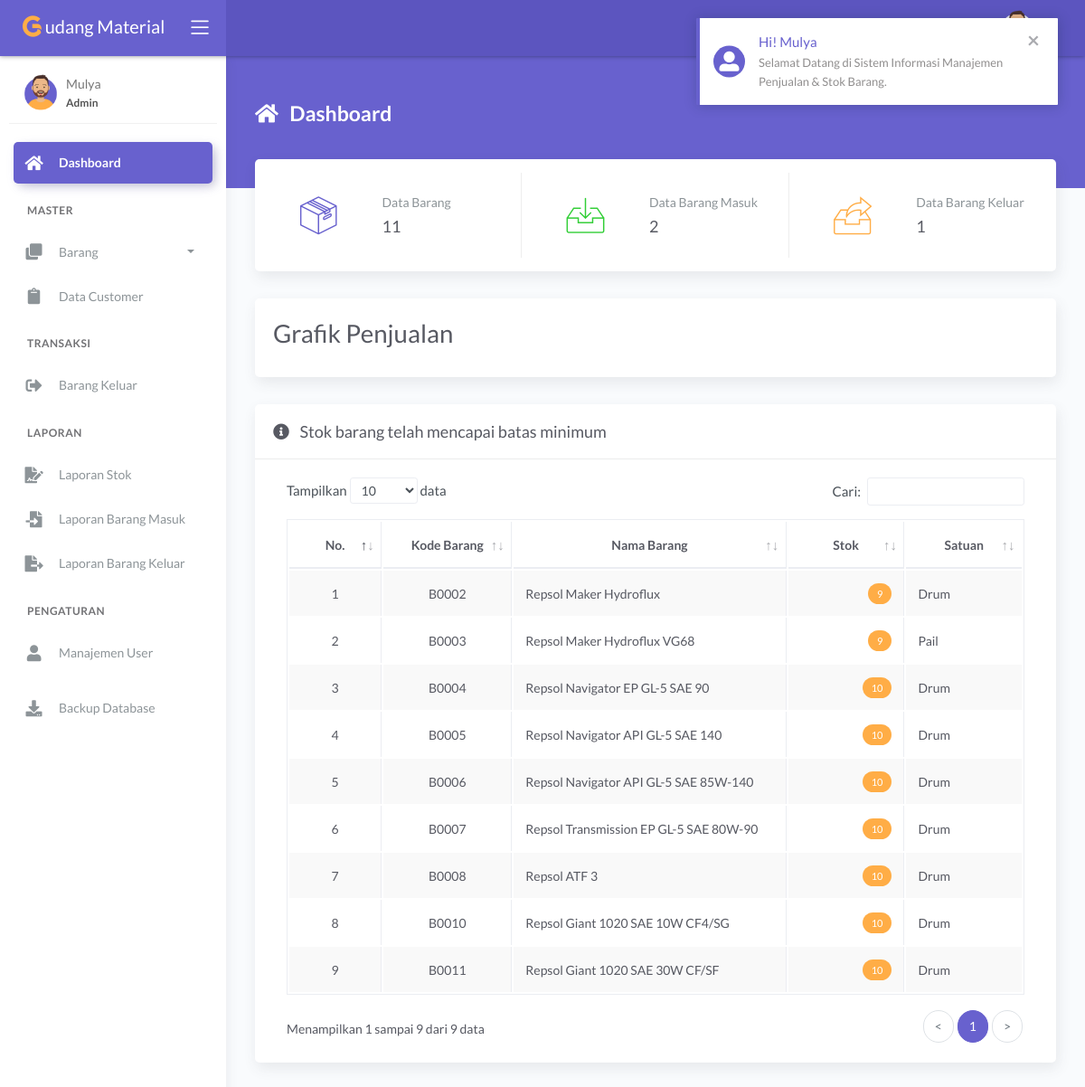
Screenshot of /main.php?module=dashboard&pesan=1 (signed in) with the database file from the repository.
### tables this page shows
CREATE TABLE `tbl_barang` (
  `id_barang` varchar(5) NOT NULL,
  `nama_barang` varchar(100) NOT NULL,
  `stok_minimum` int(11) NOT NULL,
  `stok` int(11) NOT NULL DEFAULT 0,
  `satuan` int(11) NOT NULL,
  `harga` double NOT NULL,
  `foto` varchar(100) DEFAULT NULL
);

CREATE TABLE `tbl_satuan` (
  `id_satuan` int(11) NOT NULL,
  `nama_satuan` varchar(30) NOT NULL
);

### modules/dashboard/tampil_data.php (the view)
<?php
if (basename($_SERVER['PHP_SELF']) === basename(__FILE__)) {
  header('location: 404.html');
}
else {
  if (isset($_GET['pesan'])) {
    if ($_GET['pesan'] == 1) {
      echo '<div class="alert alert-notify alert-secondary alert-dismissible fade show" role="alert">
              <span data-notify="icon" class="fas fa-user-alt"></span>
              <span data-notify="title" class="text-secondary">Hi! ' . $_SESSION['nama_user'] . '</span>
              <span data-notify="message">Selamat Datang di Sistem Informasi Manajemen Penjualan & Stok Barang.</span>
              <button type="button" class="close" data-dismiss="alert" aria-label="Close">
                <span aria-hidden="true">&times;</span>
              </button>
            </div>';
    }
  }
?>
  <div class="panel-header bg-secondary">
    <div class="page-inner py-5">
      <div class="d-flex align-items-left align-items-md-top flex-column flex-md-row">
        <div class="page-header text-white">
          <h4 class="page-title text-white"><i class="fas fa-home mr-2"></i> Dashboard</h4>
        </div>
      </div>
    </div>
  </div>
  <div class="page-inner mt--5">
    <div class="row row-card-no-pd mt--2">
      <div class="col-sm-12 col-md-4">
        <div class="card card-stats card-round">
          <div class="card-body ">
            <div class="row">
              <div class="col-5">
                <div class="icon-big2 text-center">
                  <i class="flaticon-box-2 text-secondary"></i>
                </div>
              </div>
              <div class="col-7 col-stats">
                <div class="numbers">
                  <p class="card-category">Data Barang</p>
                  <?php
                  $query = mysqli_query($mysqli, "SELECT * FROM tbl_barang")
                                                  or die('Ada kesalahan pada query jumlah data barang : ' . mysqli_error($mysqli));
                  $jumlah_barang = mysqli_num_rows($query);
                  ?>
                  <h4 class="card-title"><?php echo number_format($jumlah_barang, 0, '', '.'); ?></h4>
                </div>
              </div>
            </div>
          </div>
        </div>
      </div>
      <div class="col-sm-12 col-md-4">
        <div class="card card-stats card-round">
          <div class="card-body ">
            <div class="row">
              <div class="col-5">
                <div class="icon-big2 text-center">
                  <i class="flaticon-inbox text-success"></i>
                </div>
              </div>
              <div class="col-7 col-stats">
                <div class="numbers">
                  <p class="card-category">Data Barang Masuk</p>
                  <?php
                  $query = mysqli_query($mysqli, "SELECT * FROM tbl_barang_masuk")
                                                  or die('Ada kesalahan pada query jumlah data barang masuk : ' . mysqli_error($mysqli));
                  $jumlah_barang_masuk = mysqli_num_rows($query);
                  ?>
                  <h4 class="card-title"><?php echo number_format($jumlah_barang_masuk, 0, '', '.'); ?></h4>
                </div>
              </div>
            </div>
          </div>
        </div>
      </div>
      <div class="col-sm-12 col-md-4">
        <div class="card card-stats card-round">
          <div class="card-body">
            <div class="row">
              <div class="col-5">
                <div class="icon-big2 text-center">
                  <i class="flaticon-archive text-warning"></i>
                </div>
              </div>
              <div class="col-7 col-stats">
                <div class="numbers">
                  <p class="card-category">Data Barang Keluar</p>
                  <?php
                  $query = mysqli_query($mysqli, "SELECT * FROM tbl_barang_keluar")
                                                  or die('Ada kesalahan pada query jumlah data barang keluar : ' . mysqli_error($mysqli));
                  $jumlah_barang_keluar = mysqli_num_rows($query);
                  ?>
                  <h4 class="card-title"><?php echo number_format($jumlah_barang_keluar, 0, '', '.'); ?></h4>
                </div>
              </div>
            </div>
          </div>
        </div>
      </div>
    </div>
    <div class="card">
      <div class="card-body">
        <div class="table-responsive">
          <h1>Grafik Penjualan</h1>
        </div>
      </div>
    </div>
    <div class="card">
      <div class="card-header">
        <div class="card-title"><i class="fas fa-info-circle mr-2"></i> Stok barang telah mencapai batas minimum</div>
      </div>
      <div class="card-body">
        <div class="table-responsive">
          <table id="basic-datatables" class="display table table-bordered table-striped table-hover">
            <thead>
              <tr>
                <th class="text-center">No.</th>
                <th class="text-center">Kode Barang</th>
                <th class="text-center">Nama Barang</th>
                <th class="text-center">Stok</th>
                <th class="text-center">Satuan</th>
              </tr>
            </thead>
            <tbody>
              <?php
              $no = 1;
              $tanggal = date('Y-m-d');
              $query = mysqli_query($mysqli, "SELECT *,
                                      IFNULL((SELECT SUM(jumlah) FROM tbl_detail_barang_masuk dbm, tbl_barang_masuk bm WHERE dbm.id_barang = b.id_barang
                                            AND dbm.id_masuk = bm.id_transaksi AND bm.tanggal <= '$tanggal'),0) as jlh_masuk,
                                      IFNULL((SELECT SUM(jumlah) FROM tbl_detail_barang_keluar dbk, tbl_barang_keluar bk WHERE dbk.id_barang = b.id_barang
                                            AND dbk.id_keluar = bk.id_transaksi AND bk.tanggal <= '$tanggal'),0) as jlh_keluar,
                                      (SELECT jlh_masuk - jlh_keluar) as stoknow
                                      FROM tbl_barang b
                                      LEFT JOIN tbl_satuan s ON s.id_satuan = b.satuan
                                      WHERE (SELECT (IFNULL((SELECT SUM(jumlah) FROM tbl_detail_barang_masuk dbm, tbl_barang_masuk bm WHERE dbm.id_barang = b.id_barang
                                            AND dbm.id_masuk = bm.id_transaksi AND bm.tanggal <= '$tanggal'),0)) - ( IFNULL((SELECT SUM(jumlah) FROM tbl_detail_barang_keluar dbk, tbl_barang_keluar bk WHERE dbk.id_barang = b.id_barang
                                            AND dbk.id_keluar = bk.id_transaksi AND bk.tanggal <= '$tanggal'),0))) <= b.stok_minimum")
                                              or die('Ada kesalahan pada query tampil data : ' . mysqli_error($mysqli));
              while ($data = mysqli_fetch_assoc($query)) { ?>
                <tr>
                  <td width="50" class="text-center"><?php echo $no++; ?></td>
                  <td width="80" class="text-center"><?php echo $data['id_barang']; ?></td>
                  <td width="200"><?php echo $data['nama_barang']; ?></td>
                  <td width="70" class="text-right"><span class="badge badge-warning"><?php echo $data['stoknow']; ?></span></td>
                  <td width="70"><?php echo $data['nama_satuan']; ?></td>
                </tr>
              <?php } ?>
            </tbody>
          </table>
        </div>
      </div>
    </div>
  </div>
<?php } ?>

### rows the page displays
tbl_barang: id_barang "B0002", nama_barang "Repsol Maker Hydroflux", stoknow "9", satuan.nama_satuan "Drum"
tbl_barang: id_barang "B0003", nama_barang "Repsol Maker Hydroflux VG68", stoknow "9", satuan.nama_satuan "Pail"
tbl_barang: id_barang "B0004", nama_barang "Repsol Navigator EP GL-5 SAE 90", stoknow "10", satuan.nama_satuan "Drum"
tbl_barang: id_barang "B0005", nama_barang "Repsol Navigator API GL-5 SAE 140", stoknow "10", satuan.nama_satuan "Drum"
tbl_barang: id_barang "B0006", nama_barang "Repsol Navigator API GL-5 SAE 85W-140", stoknow "10", satuan.nama_satuan "Drum"
tbl_barang: id_barang "B0007", nama_barang "Repsol Transmission EP GL-5 SAE 80W-90", stoknow "10", satuan.nama_satuan "Drum"
tbl_barang: id_barang "B0008", nama_barang "Repsol ATF 3", stoknow "10", satuan.nama_satuan "Drum"
tbl_barang: id_barang "B0010", nama_barang "Repsol Giant 1020 SAE 10W CF4/SG", stoknow "10", satuan.nama_satuan "Drum"
tbl_barang: id_barang "B0011", nama_barang "Repsol Giant 1020 SAE 30W CF/SF", stoknow "10", satuan.nama_satuan "Drum"

### other values shown
$_SESSION['nama_user'] "Mulya"
$_SESSION['hak_akses'] "Admin"
$jumlah_barang "11"
$jumlah_barang_masuk "2"
$jumlah_barang_keluar "1"
